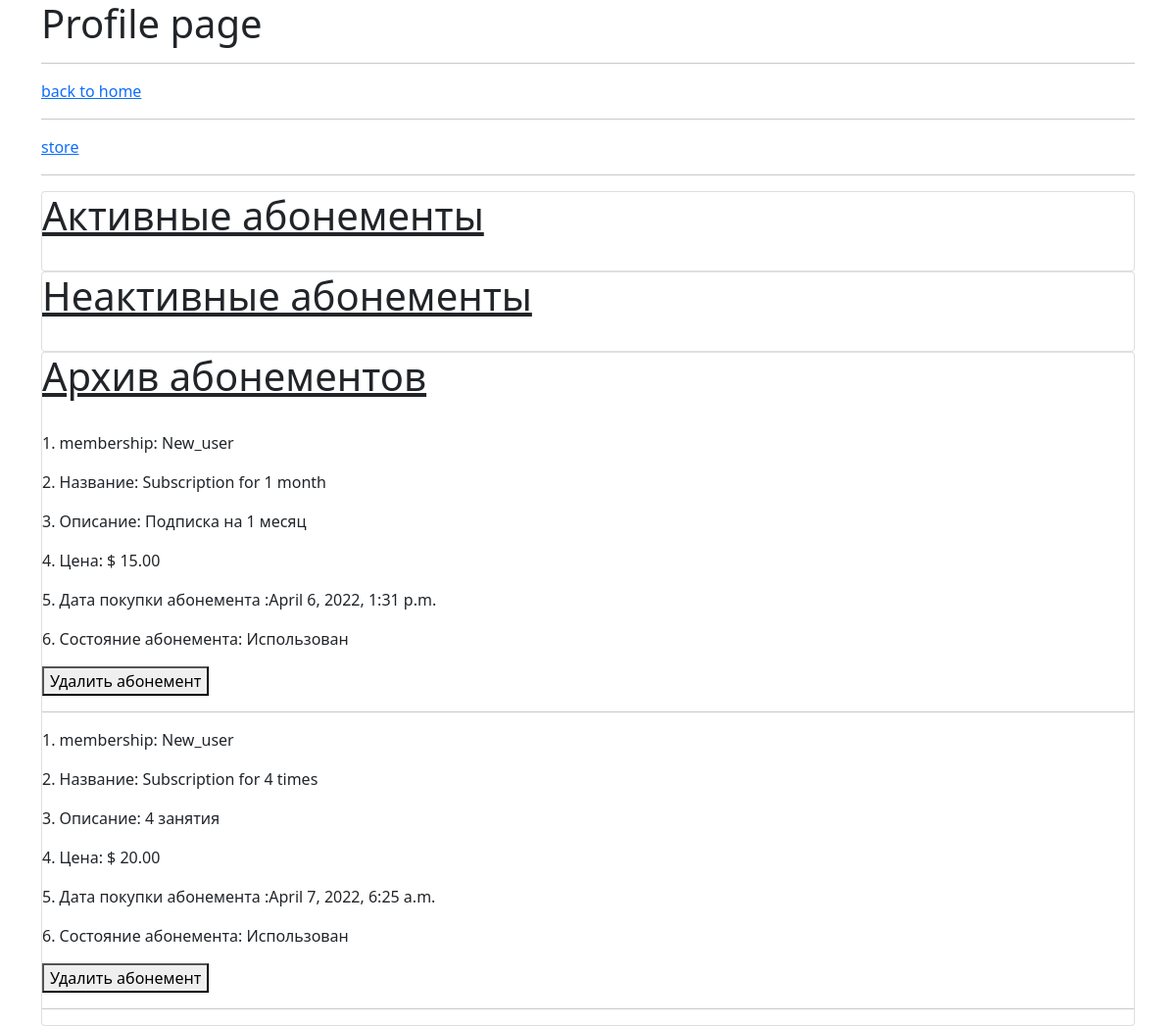
The page /profile/ (signed in) on the database as committed earlier.
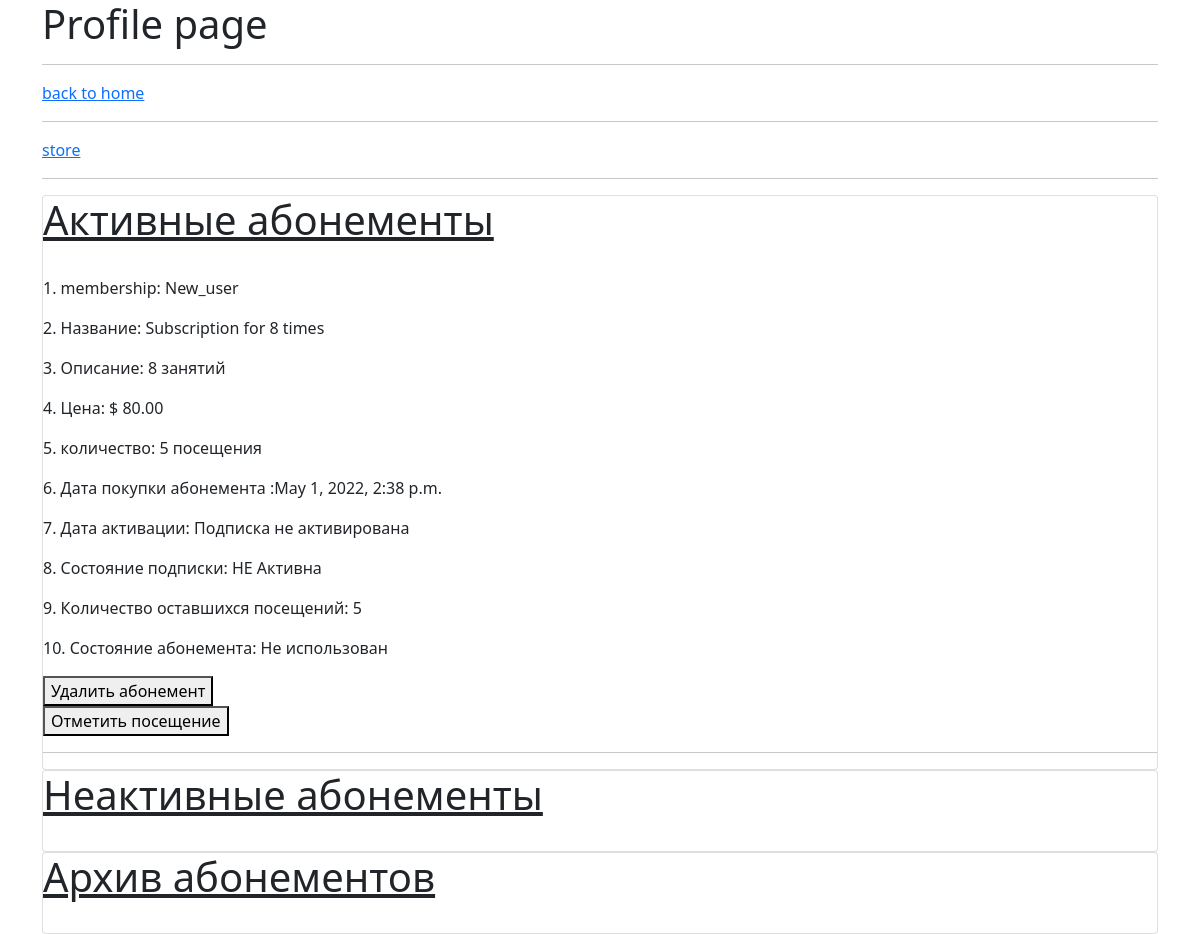
The same page on the database as committed later.
### web/models.py (models this page shows, shortened)
class Order(models.Model):
    membership = models.ForeignKey(Membership, on_delete=models.CASCADE)
    subscription = models.ForeignKey(Subscription, on_delete=models.CASCADE)
    date_added = models.DateTimeField(auto_now_add=True)
    activation = models.BooleanField(default=False)
    date_activation = models.DateField(blank=True, null=True)
    paid_until = models.DateField(null=True, blank=True)
    quantity = models.IntegerField(default=0, blank=True, null=True)
    @property
    def paid_limit(self, current_date=datetime.date.today()):
        if self.paid_until is None:
            return False
        if not self.is_limited:
            return False
        if self.is_limited:
            return current_date < self.paid_until
    @property
    def paid_quantity(self):
        if self.is_limited:
            return False
        else:
            return self.quantity > 0
    @property
    def expired(self):
        if self.paid_limit == 0 and self.paid_quantity == 0:
            return True
        else:
            return False
    @property
    def is_limited(self):
        return self.subscription.is_limited
    @property
    def diff_date(self):
        if self.is_limited and self.activation and self.paid_limit:
            return self.paid_until - datetime.date.today()

class Membership(models.Model):
    user = models.OneToOneField(User, on_delete=models.CASCADE)
    name = models.CharField(max_length=200, null=True)
    email = models.CharField(max_length=200)

class Subscription(models.Model):
    CHOICES = (
        ("1m", 'Subscription for 1 month'),
        ("2m", 'Subscription for 2 month'),
        ("3m", 'Subscription for 3 month'),
        ("4t", 'Subscription for 4 times'),
        ("8t", 'Subscription for 8 times'),
        ("12t", 'Subscription for 12 times'),
    )
    title = models.CharField(max_length=100, choices=CHOICES)
    description = models.CharField(max_length=255)
    is_limited = models.BooleanField(default=False)
    price = models.DecimalField(max_digits=5, decimal_places=2)

### web/views.py (the view)
# urls.py: path('profile/', profile, name='profile'),
@login_required
def profile(request):
    membership = request.user.membership
    my_orders = Order.objects.filter(membership=membership)
    context = {
        'my_orders': my_orders
    }
    return render(request, 'profile.html', context)

### templates/profile.html (shortened to what this page needs)
<!DOCTYPE html>
<!doctype html>
<html lang="ru">
<head>
    <link href="https://cdn.jsdelivr.net/npm/bootstrap@5.0.1/dist/css/bootstrap.min.css" rel="stylesheet"
>
</head>
<body>
<div class="container">
<h1> Profile page </h1>
<hr>
<a href="{% url 'index' %}"> back to home </a>
<hr>
<a href="{% url 'store' %}"> store </a>
<hr>
    <div class="card">
        <h1><u> Активные абонементы</u></h1>
        <br>
        {% for i in my_orders %}
            {% if i.activation and  not i.expired %}
                <p>1. membership: {{ i.membership.name }} </p>
                <p>2. Название: {{ i.subscription.get_title_display }} </p>
                <p>3. Описание: {{ i.subscription.description }} </p>
                <p>4. Цена: $ {{ i.subscription.price }} </p>
                {% if not i.is_limited %}
                    <p>5. количество: {{ i.quantity }} посещения </p>
                {% else %}
                    <p>5. количество: без ограничений</p>
                {% endif %}
                <p>6. Дата покупки абонемента :{{ i.date_added }} </p>
                {% if i.is_active %}
                    <p>7. Дата активации: {{ i.date_activation }} </p>
                {% else %}
                    <p>7. Дата активации: Подписка не активирована </p>
                {% endif %}
                {% if i.is_active %}
                    <p>8. Состояние подписки: Активна </p>
                {% else %}
                    <p>8. Состояние подписки: НЕ Активна </p>
                {% endif %}
                {% if i.diff_date %}
                    <p>9. Последний день посещения: {{ i.paid_until }}, Осталось: {{ i.diff_date }}  </p>
                {% else %}
                    <p>9. Количество оставшихся посещений: {{ i.quantity }} </p>
                {% endif %}
                {% if i.expired %}
                    <p> 10. Состояние абонемента: Использован </p>
                {% else %}
                    <p>10. Состояние абонемента: Не использован </p>
                {% endif %}
                <a href="{% url 'delete_membership' i.pk %}">
                    <button type="button"> Удалить абонемент</button>
                </a>
                {% if not i.is_limited %}
                    <a href="{% url 'check_visit' i.pk %}">
                        <button type="button"> Отметить посещение</button>
                    </a>
                {% endif %}
                <hr>
            {% endif %}
        {% endfor %}
    </div>
    <div class="card">
        <h1><u> Неактивные абонементы</u></h1>
        <br>
    </div>
    <div class="card">
        <h1><u> Архив абонементов </u></h1>
        <br>
        {% for i in my_orders %}
            {% if i.activation and  i.expired %}
                <p>1. membership: {{ i.membership.name }} </p>
                <p>2. Название: {{ i.subscription.get_title_display }} </p>
                <p>3. Описание: {{ i.subscription.description }} </p>
                <p>4. Цена: $ {{ i.subscription.price }} </p>
                <p>5. Дата покупки абонемента :{{ i.date_added }} </p>
                {% if i.expired %}
                    <p> 6. Состояние абонемента: Использован </p>
                {% else %}
                    <p> 6. Состояние абонемента: Не использован </p>
                {% endif %}
                <a href="{% url 'delete_membership' i.pk %}">
                    <button type="button"> Удалить абонемент</button>
                </a>
                <hr>
            {% endif %}
        {% endfor %}
    </div>
</div>
</body>
</html>

Rows that differ between the two databases and show on the page:
removed Order: membership.name "New_user", subscription "Subscription for 1 month", subscription.description "Подписка на 1 месяц", subscription.price "15.00", date_added "April 6, 2022, 1:31 p.m.", paid_until "6. Состояние абонемента: Использован", shown under "Архив абонементов"
removed Order: membership.name "New_user", subscription "Subscription for 4 times", subscription.description "4 занятия", subscription.price "20.00", date_added "April 7, 2022, 6:25 a.m.", quantity "6. Состояние абонемента: Использован", shown under "Архив абонементов"
added Order: membership.name "New_user", subscription "Subscription for 8 times", subscription.description "8 занятий", subscription.price "80.00", quantity "5", date_added "May 1, 2022, 2:38 p.m.", shows "10. Состояние абонемента: Не использован", shows "Отметить посещение", shown under "Активные абонементы"
